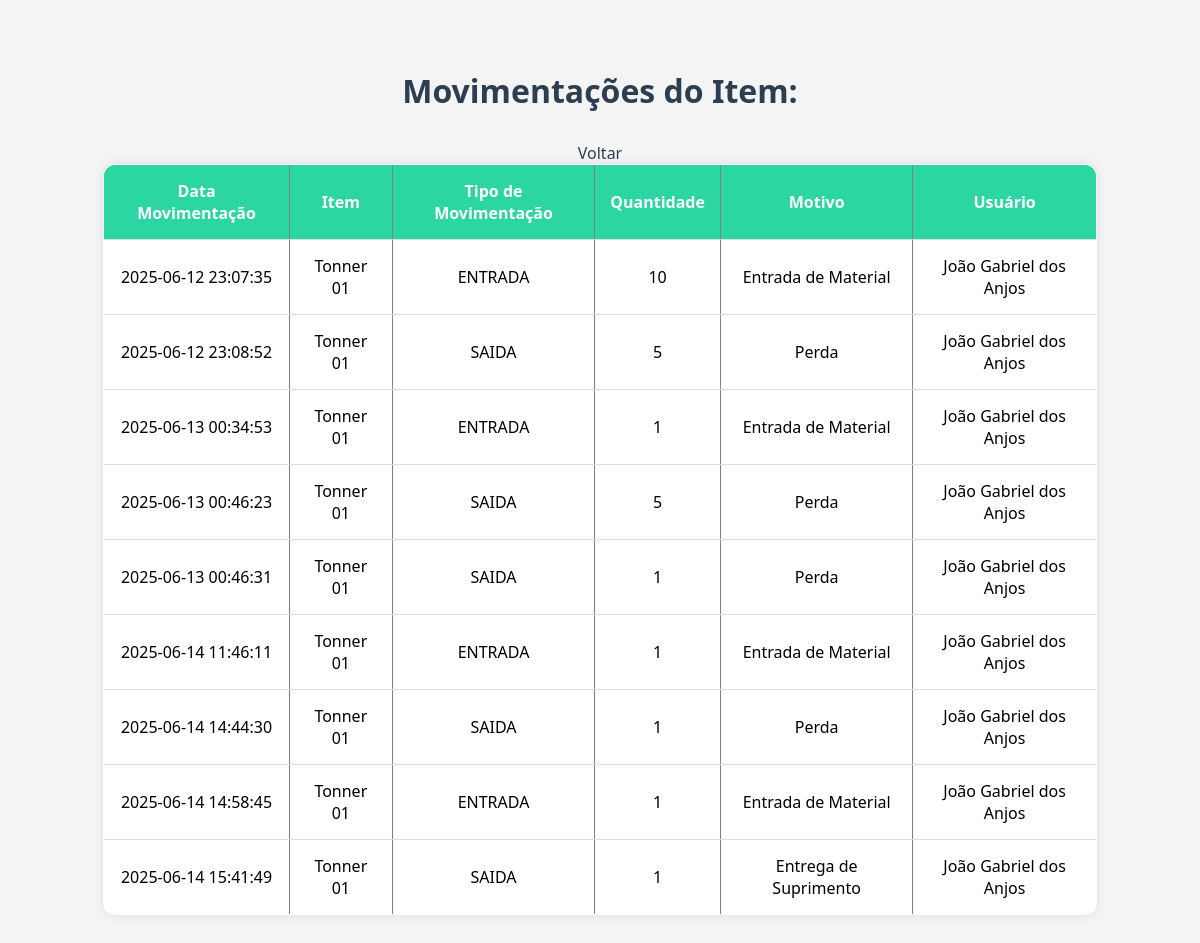
The page /dashboard/telainicial/ControleMaterial/Itens/Estoque/Itens/movimentacoesItens.php?id=8 (signed in) on the database its author committed.
### tables this page shows
CREATE TABLE `estoque` (
  `id` int(11) NOT NULL,
  `item_id` int(11) DEFAULT NULL,
  `nota_fiscal` varchar(20) DEFAULT NULL,
  `fornecedor` varchar(100) DEFAULT NULL,
  `quantidade` int(11) DEFAULT NULL,
  `tipo_movimentacao` varchar(20) NOT NULL,
  `data_movimentacao` timestamp NOT NULL DEFAULT current_timestamp(),
  `motivo` varchar(100) DEFAULT NULL,
  `usuario_id` int(11) DEFAULT NULL
);

CREATE TABLE `itens` (
  `id` int(11) NOT NULL,
  `nome` varchar(100) NOT NULL,
  `tipo` varchar(50) NOT NULL
);

CREATE TABLE `usuarios` (
  `id` int(20) NOT NULL,
  `nome` varchar(40) NOT NULL,
  `email` varchar(60) NOT NULL,
  `senha` varchar(40) NOT NULL,
  `setor` varchar(40) NOT NULL,
  `local` varchar(40) NOT NULL
);

### php/Conexao.php (called while the page is built, shortened)
<?php
    class Conexao{
        private $dbname = "glpi_teste";
        private $user = "root";
        private $password ="";
        private $host = "localhost";
        public function __construct() {
            try {
                $this->conn = new PDO("mysql:host=$this->host;dbname=$this->dbname", $this->user, $this->password);
            } catch (PDOException $e) {
                echo "Erro de conexão: " . $e->getMessage();
            }
        }
    }
?>

### php/Estoque.php (called while the page is built, shortened)
<?php
require_once 'Conexao.php';
class Estoque extends Conexao {
    public function consultarMovimentacoesPorItemId($item_id){
    $sql = "SELECT
                e.id,
                e.nota_fiscal,
                e.fornecedor,
                e.quantidade,
                e.tipo_movimentacao,
                e.data_movimentacao,
                e.motivo,
                u.nome AS usuario,
                i.nome AS nomeItem,
                e.item_id
            FROM estoque e
            LEFT JOIN usuarios u ON e.usuario_id = u.id
            LEFT JOIN itens i ON e.item_id = i.id
            WHERE e.item_id = :item_id";
    $stmt = $this->conn->prepare($sql);
    $stmt->bindParam(':item_id', $item_id, PDO::PARAM_INT);
    $stmt->execute();
    return $stmt->fetchAll(PDO::FETCH_ASSOC);
    }
}

### dashboard/telainicial/ControleMaterial/Itens/Estoque/Itens/movimentacoesItens.php (the view, shortened to what this page needs)
<?php
require_once '..\..\..\..\..\..\php\Estoque.php';
$msg = "";
if (!isset($_GET['id'])) {
    $msg = "ID não informado.";
} else {
    $item_id = $_GET['id'];
    $movimentacao = new Estoque();
    $movimentacoes = $movimentacao->consultarMovimentacoesPorItemId($item_id);
}
?>
<!DOCTYPE html>
<html lang="pt-br">
<head>
    <link rel="stylesheet" href="/gerenciadorti/css/listaUsuarios.css">
</head>
<body>
    <h1>Movimentações do Item:</h1>
    <a href="listaItens.php">Voltar</a>
    <?php if (!empty($msg)) { ?>
        <div class="mensagem"><?= htmlspecialchars($msg) ?></div>
    <?php } else { ?>
        <table border="1">
            <tr>
                <th>Data Movimentação</th>
                <th>Item</th>
                <th>Tipo de Movimentação</th>
                <th>Quantidade</th>
                <th>Motivo</th>
                <th>Usuário</th>
            </tr>
            <?php foreach ($movimentacoes as $mov) { ?>
                <tr>
                    <td><?= htmlspecialchars($mov['data_movimentacao']) ?></td>
                    <td><?= htmlspecialchars($mov['nomeItem']) ?></td>
                    <td><?= htmlspecialchars($mov['tipo_movimentacao']) ?></td>
                    <td><?= htmlspecialchars($mov['quantidade']) ?></td>
                    <td><?= htmlspecialchars($mov['motivo']) ?></td>
                    <td><?= htmlspecialchars($mov['usuario']) ?></td>
                </tr>
            <?php } ?>
        </table>
    <?php } ?>
</body>
</html>

### css/listaUsuarios.css (style rules this page uses)
body { font-family: 'Segoe UI', sans-serif; background-color: #f4f4f4; padding: 40px; display: flex; flex-direction: column; align-items: center; }
h1 { color: #2c3e50; margin-bottom: 20px; }
table { width: 90%; border-collapse: collapse; background-color: #fff; border-radius: 12px; overflow: hidden; box-shadow: 0 0 10px rgba(0,0,0,0.1); }
th, td { padding: 15px; text-align: center; border-bottom: 1px solid #ddd; }
th { background-color: #2bd6a3; color: white; }
a { display: inline-block; margin-top: 10px; color: #2c3e50; text-decoration: none; }

### rows shown on the page
estoque: data_movimentacao "2025-06-12 23:07:35", item.nome "Tonner 01", tipo_movimentacao "ENTRADA", quantidade "10", motivo "Entrada de Material", usuario.nome "João Gabriel dos Anjos"
estoque: data_movimentacao "2025-06-12 23:08:52", item.nome "Tonner 01", tipo_movimentacao "SAIDA", quantidade "5", motivo "Perda", usuario.nome "João Gabriel dos Anjos"
estoque: data_movimentacao "2025-06-13 00:34:53", item.nome "Tonner 01", tipo_movimentacao "ENTRADA", quantidade "1", motivo "Entrada de Material", usuario.nome "João Gabriel dos Anjos"
estoque: data_movimentacao "2025-06-13 00:46:23", item.nome "Tonner 01", tipo_movimentacao "SAIDA", quantidade "5", motivo "Perda", usuario.nome "João Gabriel dos Anjos"
estoque: data_movimentacao "2025-06-13 00:46:31", item.nome "Tonner 01", tipo_movimentacao "SAIDA", quantidade "1", motivo "Perda", usuario.nome "João Gabriel dos Anjos"
estoque: data_movimentacao "2025-06-14 11:46:11", item.nome "Tonner 01", tipo_movimentacao "ENTRADA", quantidade "1", motivo "Entrada de Material", usuario.nome "João Gabriel dos Anjos"
estoque: data_movimentacao "2025-06-14 14:44:30", item.nome "Tonner 01", tipo_movimentacao "SAIDA", quantidade "1", motivo "Perda", usuario.nome "João Gabriel dos Anjos"
estoque: data_movimentacao "2025-06-14 14:58:45", item.nome "Tonner 01", tipo_movimentacao "ENTRADA", quantidade "1", motivo "Entrada de Material", usuario.nome "João Gabriel dos Anjos"
estoque: data_movimentacao "2025-06-14 15:41:49", item.nome "Tonner 01", tipo_movimentacao "SAIDA", quantidade "1", motivo "Entrega de Suprimento", usuario.nome "João Gabriel dos Anjos"
